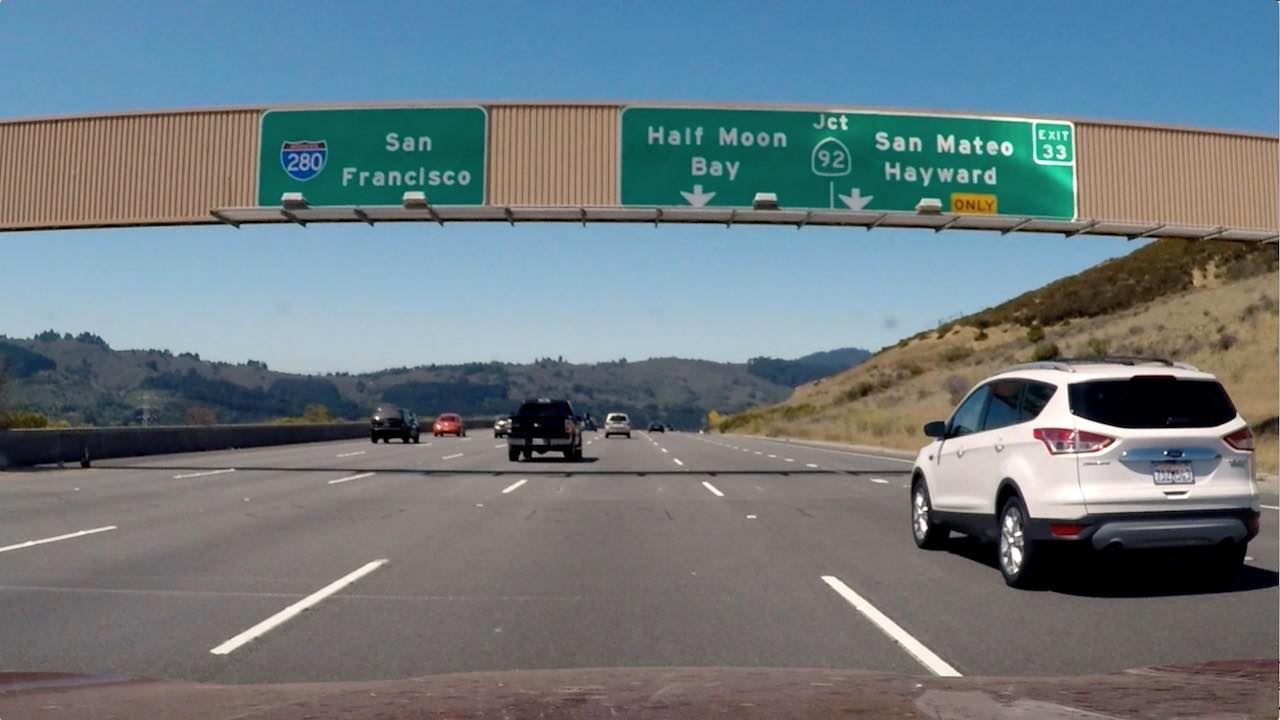
#> input picture Self-Driving Cars/1 - Computer Vision, Deep Learning and Sensor/Project 2 - Advanced Lane Finding/local/gradient/signs_vehicles_xygrad.png, 1280 x 720 px
$ python main.py   (older library calls are emulated)
#> lines starting #> are read from the running program, lines starting #| are printed output that depends on the picture; after the words box and inside, x2 and y2 are one past the last pixel; in counts of white or black regions, pixels touching at a corner belong together
'''
Created on Feb 25, 2019

@author: gustavo.nunes
'''
import cv2
import numpy as np
import matplotlib.pyplot as plt
import matplotlib.image as mpimg

def abs_sobel_thresh(img, orient='x', sobel_kernel=3, thresh=(0, 255)):
    # Calculate directional gradient
    # Apply the following steps to img
    # 1) Convert to grayscale
    gray = cv2.cvtColor(img, cv2.COLOR_RGB2GRAY)

    # 2) Take the derivative in x or y given orient = 'x' or 'y'
    if orient == 'x':
        sobel = cv2.Sobel(gray, cv2.CV_64F, 1, 0, ksize=sobel_kernel)
    else:
        sobel = cv2.Sobel(gray, cv2.CV_64F, 0, 1, ksize=sobel_kernel)

    # 3) Take the absolute value of the derivative or gradient
    abs_sobel = np.absolute(sobel)

    # 4) Scale to 8-bit (0 - 255) then convert to type = np.uint8
    scaled_sobel = np.uint8(255*abs_sobel/np.max(abs_sobel))

    # 5) Create a mask of 1's where the scaled gradient magnitude
            # is > thresh_min and < thresh_max
    binary_output = np.zeros_like(scaled_sobel)
    binary_output[(scaled_sobel >= thresh[0]) & (scaled_sobel <= thresh[1])] = 1

    # 6) Return this mask as your binary_output image
    return binary_output

def mag_thresh(image, sobel_kernel=3, mag_thresh=(0, 255)):
    # Calculate gradient magnitude
    # Apply the following steps to img
    # 1) Convert to grayscale
    gray = cv2.cvtColor(image, cv2.COLOR_BGR2GRAY)

    # 2) Take the gradient in x and y separately
    sobelx = cv2.Sobel(gray, cv2.CV_64F, 1, 0, ksize = sobel_kernel)
    sobely = cv2.Sobel(gray, cv2.CV_64F, 0, 1, ksize = sobel_kernel)

    # 3) Calculate the magnitude
    magn = cv2.magnitude(sobelx, sobely)

    # 4) Scale to 8-bit (0 - 255) and convert to type = np.uint8
    scaled_sobel = np.uint8(255*magn/np.max(magn))

    # 5) Create a binary mask where mag thresholds are met
    binary_output = np.zeros_like(scaled_sobel)
    binary_output[(scaled_sobel >= mag_thresh[0]) & (scaled_sobel <= mag_thresh[1])] = 1

    # 6) Return this mask as your binary_output image
    return binary_output

def dir_threshold(image, sobel_kernel=3, thresh=(0, np.pi/2)):
    # Calculate gradient direction
    # Apply the following steps to img
    # 1) Convert to grayscale
    gray = cv2.cvtColor(image, cv2.COLOR_BGR2GRAY)

    # 2) Take the gradient in x and y separately
    sobelx = cv2.Sobel(gray, cv2.CV_64F, 1, 0, ksize=sobel_kernel)
    sobely = cv2.Sobel(gray, cv2.CV_64F, 0, 1, ksize=sobel_kernel)

    # 3) Take the absolute value of the x and y gradients
    abs_sobelx = np.absolute(sobelx)
    abs_sobely = np.absolute(sobely)

    # 4) Use np.arctan2(abs_sobely, abs_sobelx) to calculate the direction of the gradient
    dir = np.arctan2(abs_sobely, abs_sobelx)

    # 5) Create a binary mask where direction thresholds are met
    binary_output = np.zeros_like(dir)
    binary_output[(dir >= thresh[0]) & (dir <= thresh[1])] = 1

    # 6) Return this mask as your binary_output image
    return binary_output

if __name__ == '__main__':

    # Read in an image and grayscale it
    image = mpimg.imread('signs_vehicles_xygrad.png')
#> image is the input picture: shape (720, 1280, 3) float32; mean R, G, B 0.428, 0.477, 0.5

    # Choose a Sobel kernel size
    ksize = 15 # Choose a larger odd number to smooth gradient measurements

    # Apply each of the thresholding functions
    gradx = abs_sobel_thresh(image, orient='x', sobel_kernel=ksize, thresh=(50, 150))
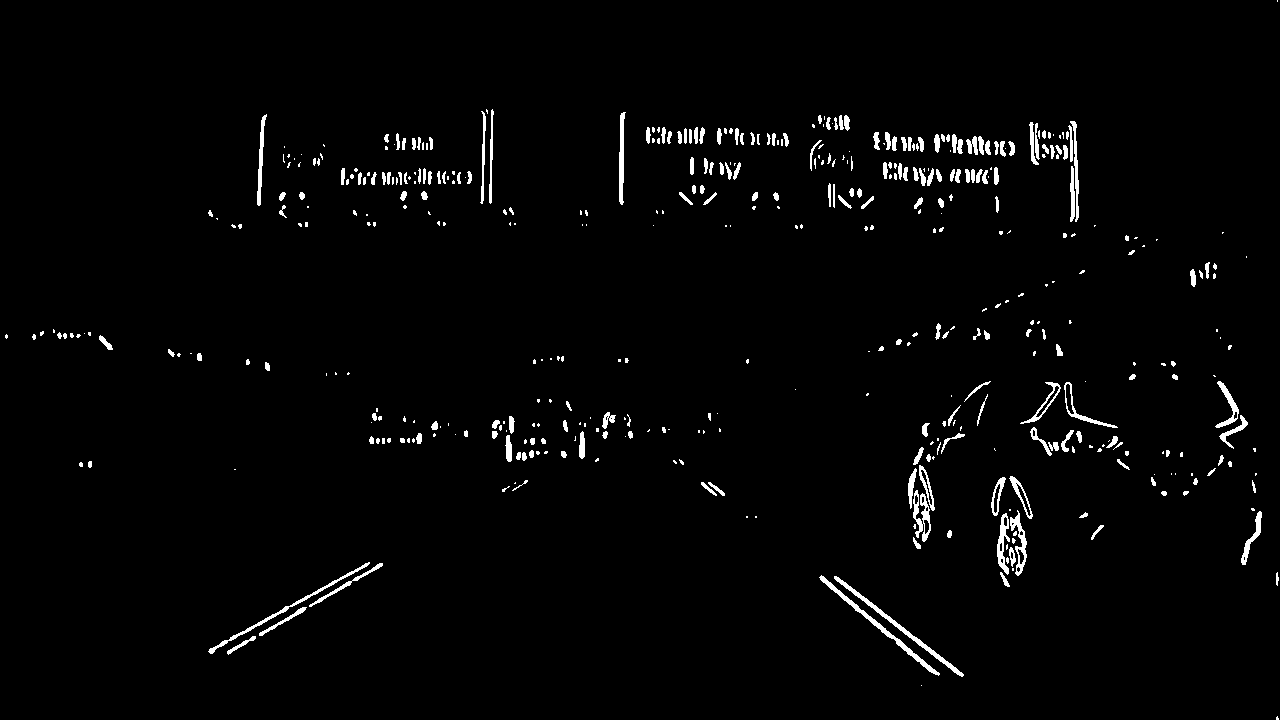
#> gradx: shape (720, 1280); values 0 (black) and 1 (white), 2.1% white; 465 white regions (244 under 20 px), largest, box (x1, y1, x2, y2) and area: (819, 575, 940, 676) 705, (834, 576, 964, 677) 700, (208, 562, 370, 654) 569
    grady = abs_sobel_thresh(image, orient='y', sobel_kernel=ksize, thresh=(50, 150))
#> call 2 of abs_sobel_thresh, with orient = 'y', sobel_kernel = 15, thresh = (50, 150)
#> in abs_sobel_thresh (call 2), `sobel = cv2.Sobel(gray, cv2.CV_64F, 0, 1, ksize=sobel_kernel)`:
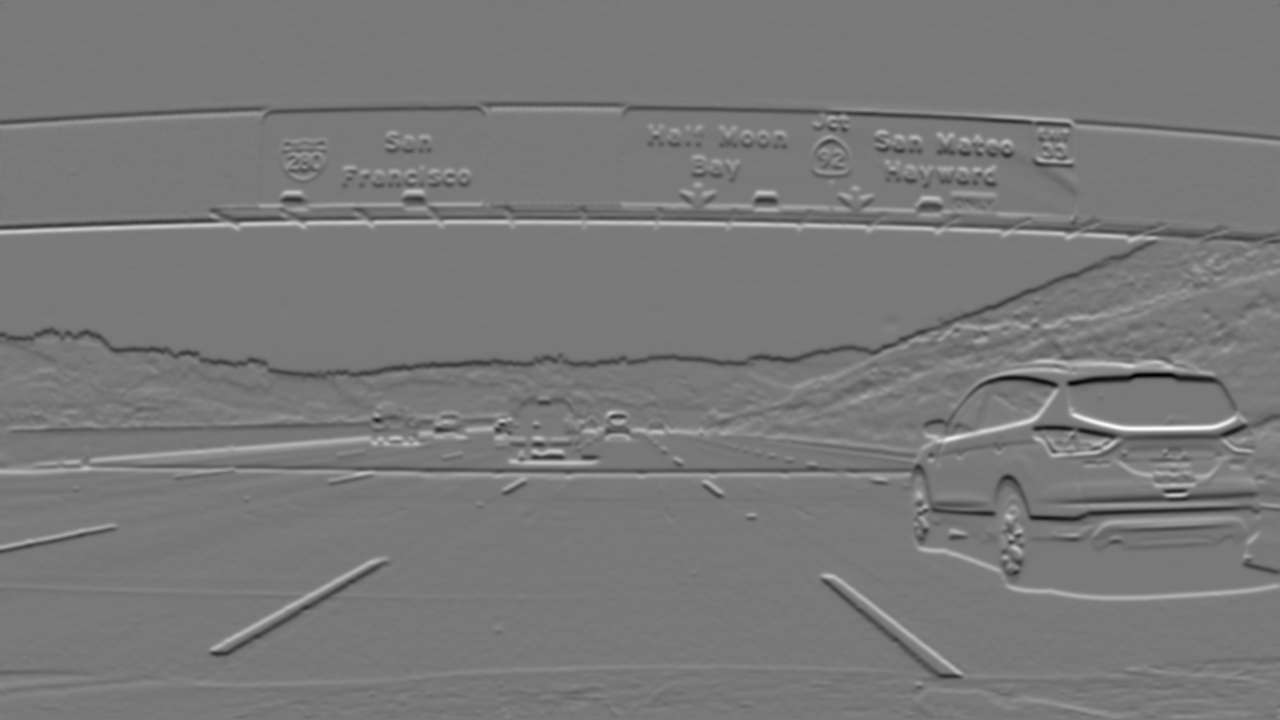
#> sobel: shape (720, 1280) float64; min -23970440.2, max 26364983, mean -17335.5; drawn with min black and max white
#> grady: shape (720, 1280); values 0 (black) and 1 (white), 6.1% white; 470 white regions (212 under 20 px), largest, box (x1, y1, x2, y2) and area: (0, 220, 1160, 243) 5329, (563, 241, 1156, 367) 2887, (627, 106, 1071, 127) 1705
    mag_binary = mag_thresh(image, sobel_kernel=ksize, mag_thresh=(80, 255))
#> mag_binary: shape (720, 1280); values 0 (black) and 1 (white), 3.4% white; 254 white regions (142 under 20 px), largest, box (x1, y1, x2, y2) and area: (0, 220, 1157, 242) 4309, (1065, 372, 1238, 432) 2225, (909, 465, 1258, 522) 2060
    dir_binary = dir_threshold(image, sobel_kernel=ksize, thresh=(0.7, 1.3))
#> in dir_threshold, `dir = np.arctan2(abs_sobely, abs_sobelx)`:
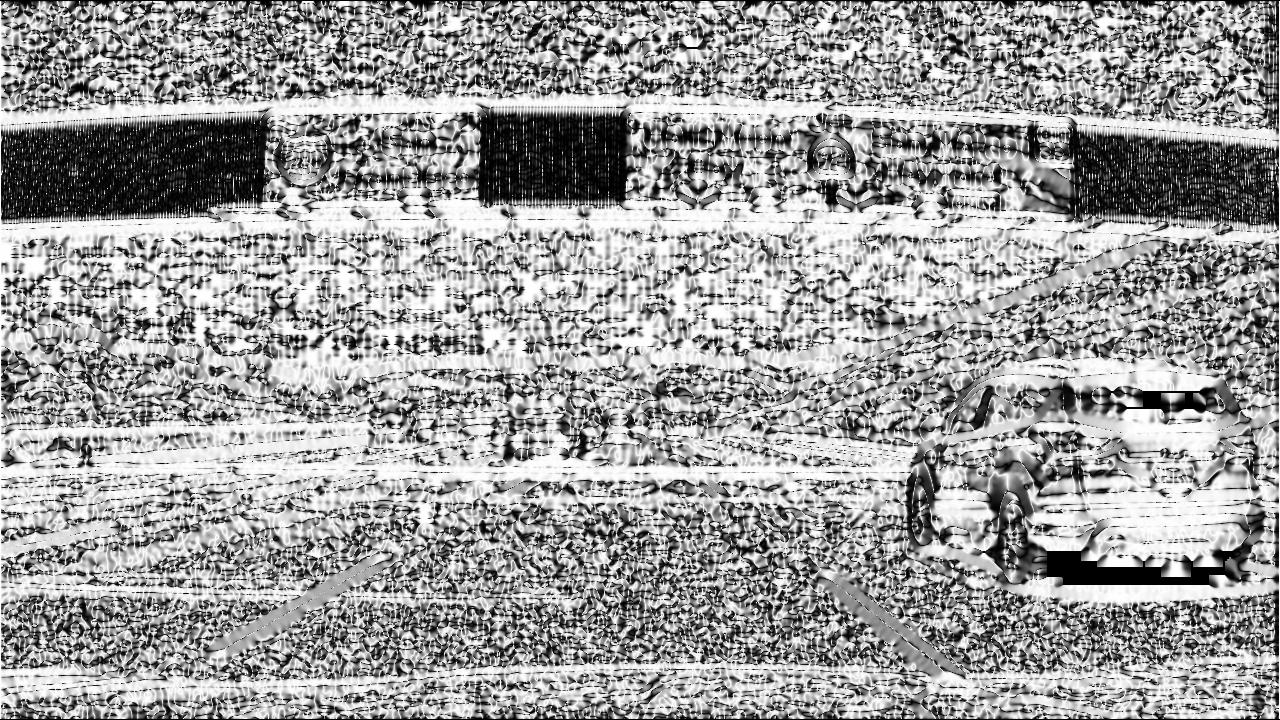
#> dir: shape (720, 1280) float64; min 0, max 1.57, mean 0.967; drawn with min black and max white
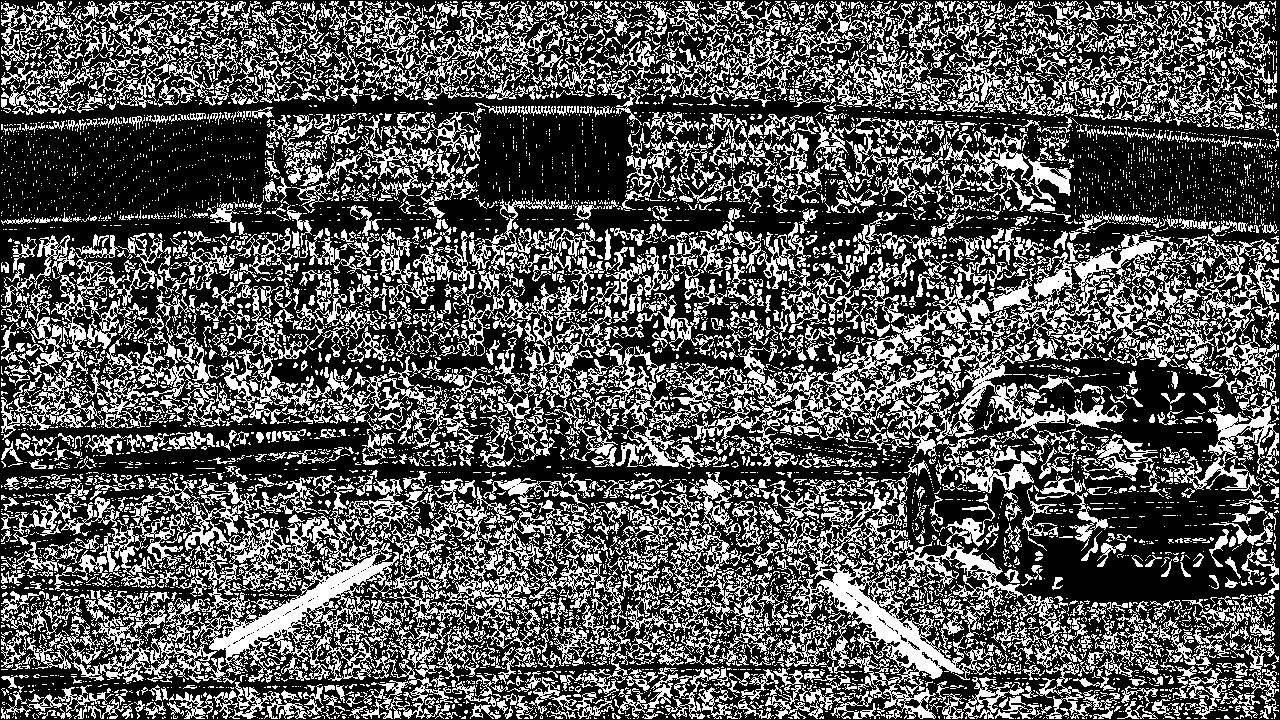
#> dir_binary: shape (720, 1280) float64; values 0 (black) and 1 (white), 33.8% white in thin lines or dots

    f, (ax1, ax2, ax3, ax4) = plt.subplots(1, 4, figsize=(24, 9))
    f.tight_layout()
    ax1.imshow(image)
    ax1.set_title('Original Image', fontsize=25)
    ax2.imshow(mag_binary, cmap='gray')
    ax2.set_title('Thresholded Mag', fontsize=25)
    ax3.imshow(dir_binary, cmap='gray')
    ax3.set_title('Thresholded Dir', fontsize=25)

    binary_output = np.zeros_like(mag_binary)
    binary_output[(mag_binary == 1) & (dir_binary == 1)] = 1
    ax4.imshow(binary_output, cmap='gray')
    ax4.set_title('Thresholded Combined', fontsize=25)
    plt.show()
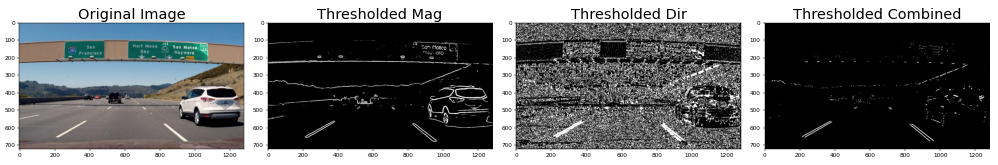
#> figure drawn by matplotlib, 4 panels
